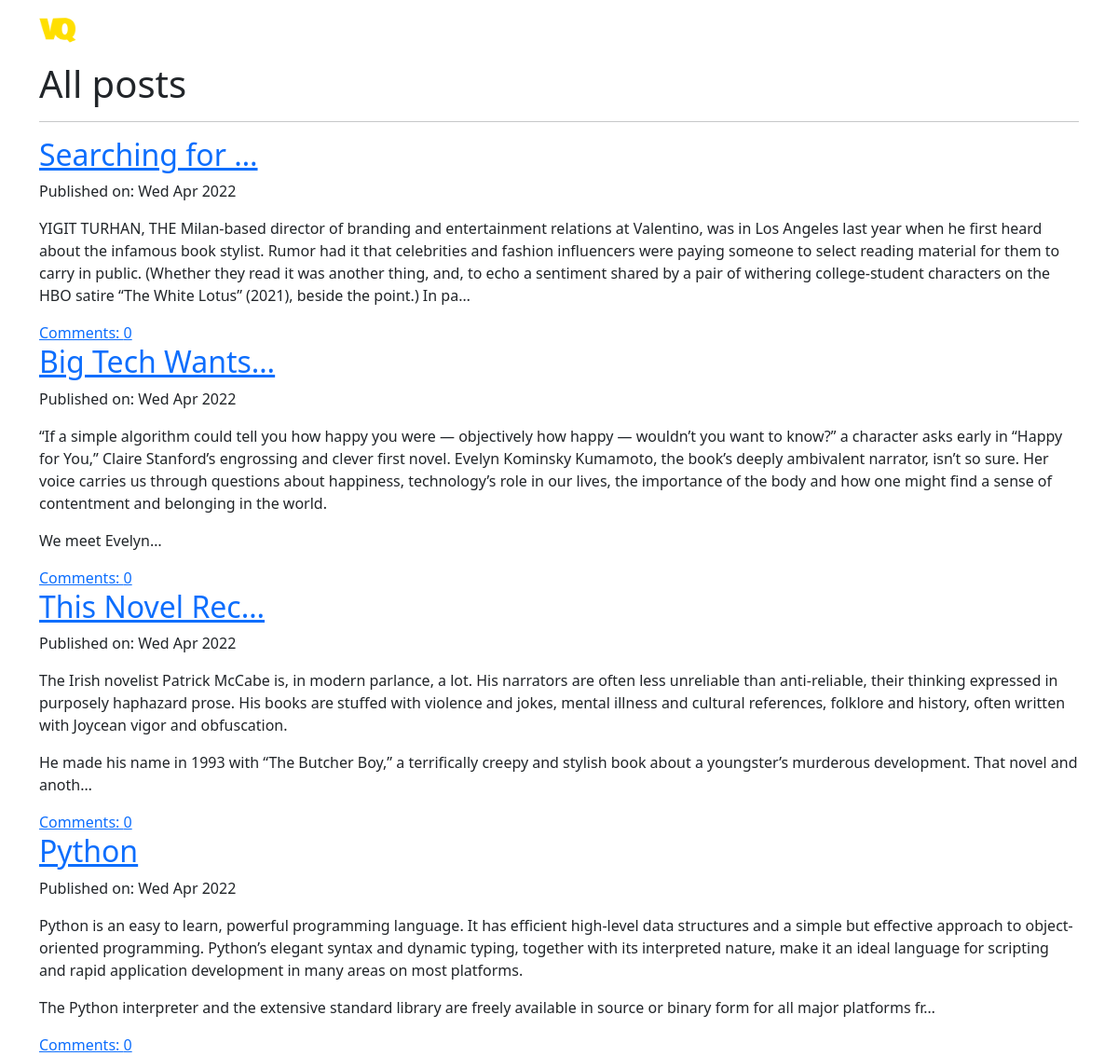
The page / on the database its author committed.
### blog/models.py (models this page shows, shortened)
class Post(models.Model):
    author = models.ForeignKey('auth.User', on_delete=models.CASCADE)
    title = models.CharField(max_length=200)
    text = models.TextField()
    create_date = models.DateTimeField(default=timezone.now)
    published_date = models.DateTimeField(blank=True, null=True)
    def approve_comments(self):
        return self.comments.filter(approved_comment=True)

### blog/views.py (the view)
# urls.py: path('', PostListView.as_view(), name='post_list'),
class PostListView(ListView):
    model = Post
    def get_queryset(self):
        return Post.objects.filter(published_date__lte=timezone.now()).order_by('-published_date')

### blog/templates/blog/post_list.html (shortened to what this page needs)
{% extends 'blog/base.html' %}
{% block content %}
    <h1>All posts</h1>
    <hr>
    <div class="d-flex flex-wrap justify-content-around">
        {% for post in post_list %}
                <div class="block block_theme post_preview">
                    <div class="d-flex flex-column justify-content-between">
                        <h2><a href="{% url 'post_detail' pk=post.pk %}" class="post_preview-link">{{ post.title|truncatechars:15 }}</a></h2>
                        <div class="post_date d-flex">
                            <p class="my-auto publish">Published on: {{ post.published_date|date:'D M Y' }}</p>
                        </div>
                        <p class="post_content">{{ post.text|safe|linebreaksbr|truncatechars:500 }}</p>
                    </div>
                    <div class="d-flex justify-content-between">
                        <a href="{% url 'post_detail' pk=post.pk %}">Comments: {{ post.approve_comments.count }}</a>
                    </div>
                </div>
        {% endfor %}
    </div>
{% endblock %}

### rows shown on the page
Post: title "Searching for …", published_date "Wed Apr 2022", text "YIGIT TURHAN, THE Milan-based director of branding and entertainment relations at Valentino, was in Los Angeles last year when he first heard about the infamous book stylist. Rumor had it that celebrities and fashion influencers were paying someone to select reading material for them to carry in public. (Whether they read it was another thing, and, to echo a sentiment shared by a pair of withering college-student characters on the HBO satire “The White Lotus” (2021), beside the point.) In pa…", approve_comments.count "0"
Post: title "Big Tech Wants…", published_date "Wed Apr 2022", text "“If a simple algorithm could tell you how happy you were — objectively how happy — wouldn’t you want to know?” a character asks early in “Happy for You,” Claire Stanford’s engrossing and clever first novel. Evelyn Kominsky Kumamoto, the book’s deeply ambivalent narrator, isn’t so sure. Her voice carries us through questions about happiness, technology’s role in our lives, the importance of the body and how one might find a sense of contentment and belonging in the world. We meet Evelyn…", approve_comments.count "0"
Post: title "This Novel Rec…", published_date "Wed Apr 2022", text "The Irish novelist Patrick McCabe is, in modern parlance, a lot. His narrators are often less unreliable than anti-reliable, their thinking expressed in purposely haphazard prose. His books are stuffed with violence and jokes, mental illness and cultural references, folklore and history, often written with Joycean vigor and obfuscation. He made his name in 1993 with “The Butcher Boy,” a terrifically creepy and stylish book about a youngster’s murderous development. That novel and anoth…", approve_comments.count "0"
Post: title "Python", published_date "Wed Apr 2022", text "Python is an easy to learn, powerful programming language. It has efficient high-level data structures and a simple but effective approach to object-oriented programming. Python’s elegant syntax and dynamic typing, together with its interpreted nature, make it an ideal language for scripting and rapid application development in many areas on most platforms. The Python interpreter and the extensive standard library are freely available in source or binary form for all major platforms fr…", approve_comments.count "0"
